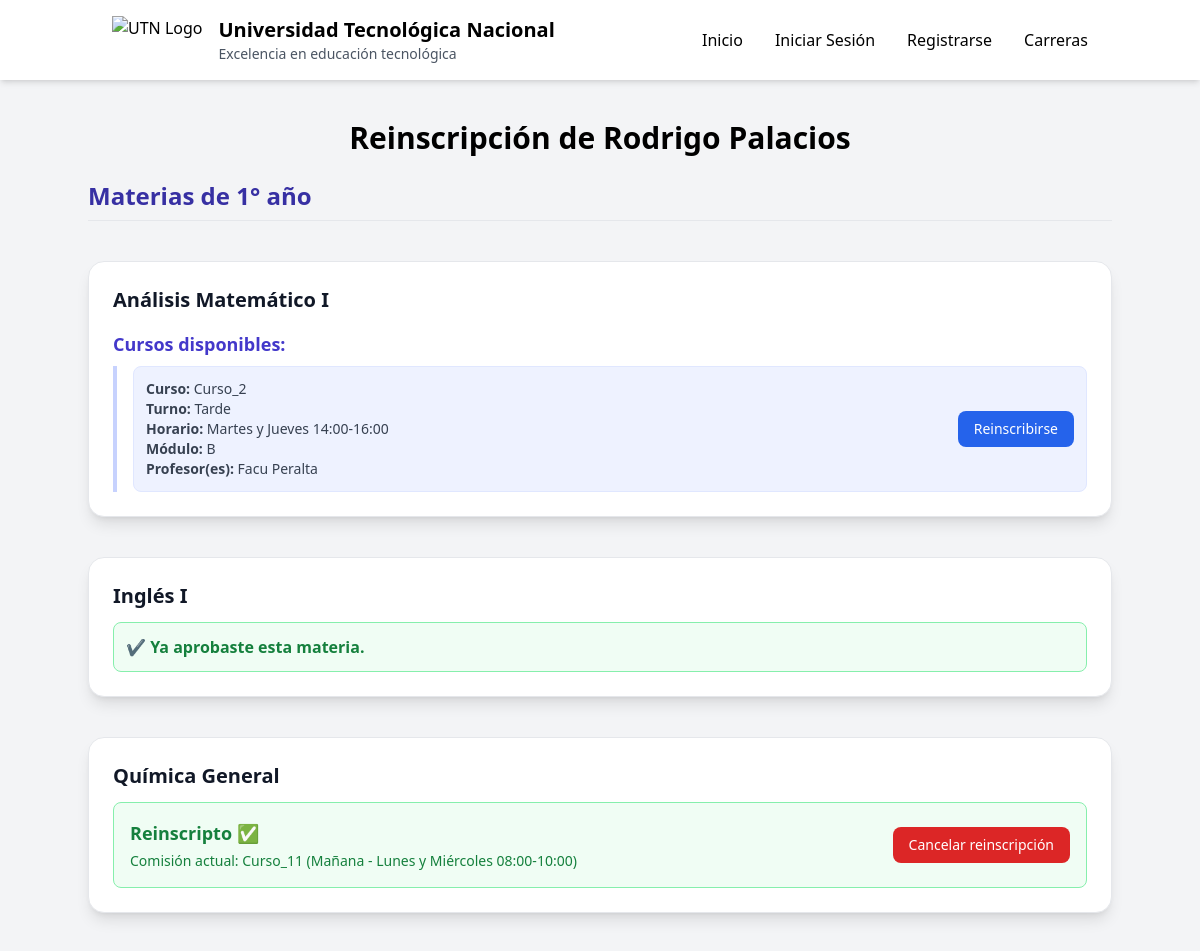
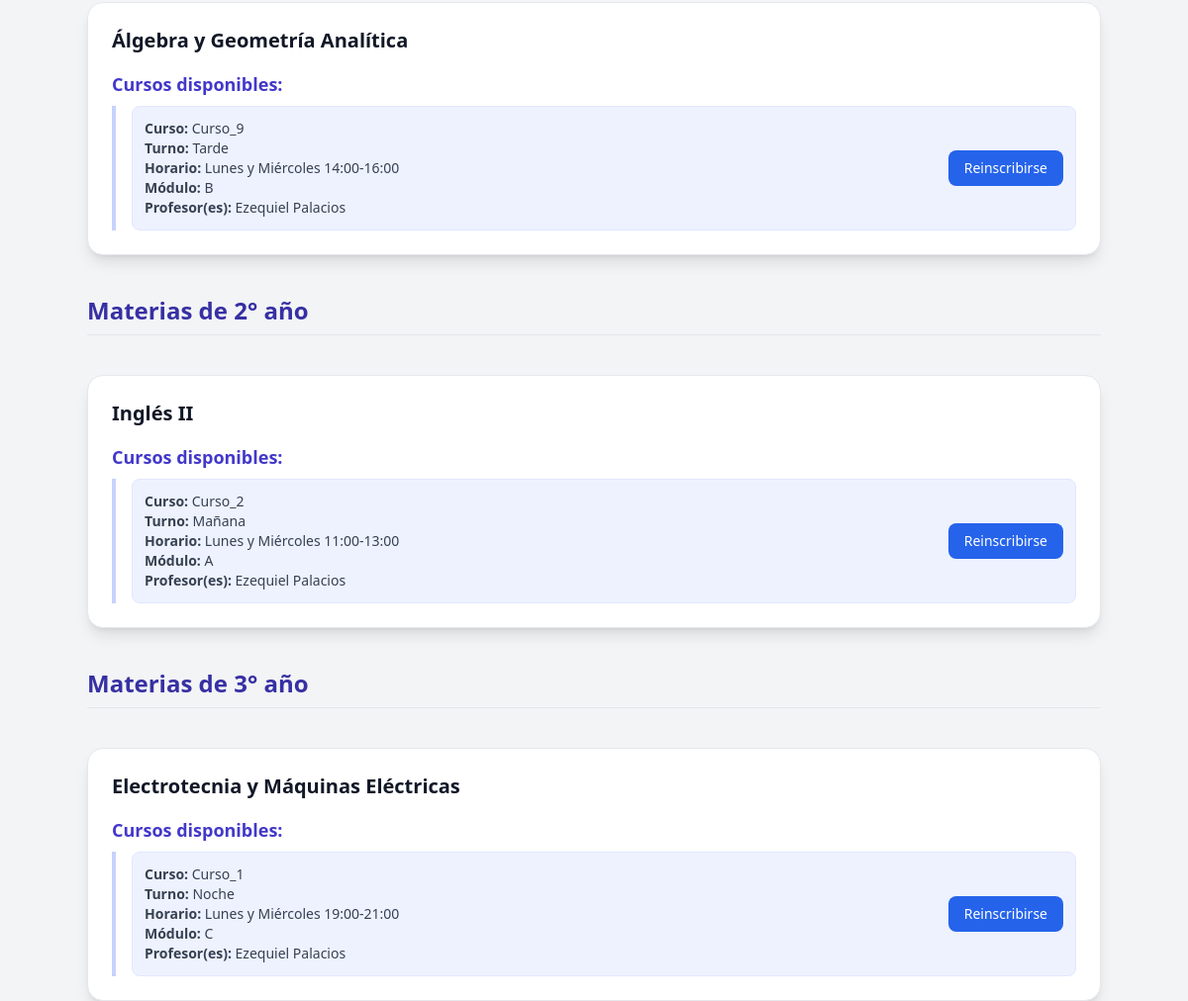
/reinscripcion/19/, run on the app's committed database (2 pictures, top to bottom).
### UTN/models.py (models this page shows, shortened)
class Alumno(models.Model):
    user = models.OneToOneField(settings.AUTH_USER_MODEL, on_delete=models.CASCADE, related_name='alumno', null=True)
    id_alumno = models.AutoField(primary_key=True)
    nombre = models.CharField(max_length=50, default="")
    apellido = models.CharField(max_length=50, default="")
    dni = models.CharField(max_length=20, unique=True, default="")
    email = models.EmailField(default="")
    anio_universitario = models.PositiveIntegerField(validators=[MinValueValidator(1), MaxValueValidator(10)], default=1)
    carrera = models.ForeignKey(Carrera, on_delete=models.CASCADE, related_name='alumnos', null=True, blank=True)

class Materia(models.Model):
    nombre = models.CharField(max_length=100, default="")
    sigla = models.CharField(max_length=10, primary_key=True)
    ciclo_lectivo = models.PositiveIntegerField()
    correlativas_requeridas = models.ManyToManyField('self', blank=True, symmetrical=False, related_name='materias_que_la_requieren', verbose_name='Materias Correlativas Requeridas')
    def get_carreras_admin(self):
        """
        Genera una cadena de texto HTML para mostrar en el Admin con las carreras y sus IDs.
        """
        carreras = self.carreramateria_set.select_related('carrera').all()
        info_carreras = []
        for cm in carreras:
            info_carreras.append(f"{cm.carrera.nombre} (ID: **{cm.carrera.id_carrera}**)")
        return mark_safe("<br>".join(info_carreras))
    get_carreras_admin.short_description = 'Carreras Asociadas'

class MateriaCurso(models.Model):
    id_materia_curso = models.AutoField(primary_key=True)
    curso = models.ForeignKey(Curso, on_delete=models.CASCADE, related_name='materias')
    materia = models.ForeignKey(Materia, on_delete=models.CASCADE, related_name='cursos_ofrecidos')
    Opciones_Turno = [
        ('manana', 'Mañana'),
        ('tarde', 'Tarde'),
        ('noche', 'Noche'),
    ]
    turno_cursado = models.CharField(max_length=10, choices=Opciones_Turno)
    horario = models.CharField(max_length=50)
    modulo = models.CharField(max_length=50)
    grupo = models.CharField(max_length=50, null=True, blank=True)

class Curso(models.Model):
    id_curso = models.AutoField(primary_key=True)
    nombre = models.CharField(max_length=50)
    nivel = models.CharField(max_length=20)
    numero = models.PositiveIntegerField()

class ProfesorMateriaCurso(models.Model):
    id_profesor_mc = models.AutoField(primary_key=True)
    profesor = models.ForeignKey(
        Profesor,
        on_delete=models.CASCADE,
        related_name='materias_asignadas'
    )
    materia_curso = models.ForeignKey(
        MateriaCurso,
        on_delete=models.CASCADE,
        related_name='profesores'
    )
    class Meta:
        unique_together = ('profesor', 'materia_curso')

class Profesor(models.Model):
    id_profesor = models.AutoField(primary_key=True)
    user = models.OneToOneField(settings.AUTH_USER_MODEL, on_delete=models.CASCADE, related_name='profesor', null=True, blank=True)
    nombre = models.CharField(max_length=50)
    apellido = models.CharField(max_length=50)
    email = models.EmailField()

class AlumnoMateriaCurso(models.Model):
    id_alumno_materia_curso = models.AutoField(primary_key=True)
    alumno = models.ForeignKey(
        Alumno,
        on_delete=models.CASCADE,
        related_name='materias_curso'
    )
    materia_curso = models.ForeignKey(
        MateriaCurso,
        on_delete=models.CASCADE,
        related_name='alumnos'
    )
    nota_1 = models.PositiveSmallIntegerField(null=True, blank=True)
    nota_2 = models.PositiveSmallIntegerField(null=True, blank=True)
    nota_3 = models.PositiveSmallIntegerField(null=True, blank=True)
    promedio = models.FloatField(null=True, blank=True)
    nota = models.PositiveSmallIntegerField(null=True, blank=True)
    aprobado = models.BooleanField(default=False)
    finalizado = models.BooleanField(default=False)
    class Meta:
        unique_together = ('alumno', 'materia_curso')

### UTN/views.py (the view)
# urls.py: path('reinscripcion/<int:alumno_id>/', MateriaReinscripcionView.as_view(), name='materia_reinscripcion'),
class MateriaReinscripcionView(TemplateView):
    template_name = "materia/reinscripcion_materia.html"
    def get_context_data(self, **kwargs):
        context = super().get_context_data(**kwargs)
        alumno_id = self.kwargs.get('alumno_id')
        alumno = Alumno.objects.get(id_alumno=alumno_id)
        context['alumno'] = alumno
        materias_carrera = CarreraMateria.objects.filter(
                carrera=alumno.carrera,
                anio__lte=alumno.anio_universitario
            ).select_related('materia')
        materias = [cm.materia for cm in materias_carrera]
        cursos_validos = MateriaCurso.objects.filter(
            materia__in=materias,
            profesores__isnull=False
        ).distinct().order_by(
            'turno_cursado',
            'horario'
        )
        cursos_por_materia = {}
        for curso in cursos_validos:
            cursos_por_materia.setdefault(curso.materia.sigla, []).append(curso)
        materias_validas = materias_carrera.filter(
            materia__in=cursos_validos.values('materia')
        ).order_by('anio', 'materia__nombre')
        materias_reins = AlumnoMateriaCurso.objects.filter(
            alumno=alumno
        ).values_list('materia_curso__materia__sigla', flat=True)
        context['materias_reinscriptas'] = list(materias_reins)
        insc_activas = AlumnoMateriaCurso.objects.filter(
            alumno=alumno
        ).select_related('materia_curso', 'materia_curso__materia')
        context['inscripciones_por_materia'] = {
            ins.materia_curso.materia.sigla: ins for ins in insc_activas
        }
        materias_info = []
        for cm in materias_validas:
            materia = cm.materia
            anio_materia = cm.anio
            estado = "ok"
            mensaje = ""
            aprobada = AlumnoMateriaCurso.objects.filter(
                alumno=alumno,
                materia_curso__materia=materia,
                aprobado=True
            ).exists()
            if aprobada:
                estado = "aprobada"
                mensaje = "Ya aprobaste esta materia."
            else:
                cumple, correlativa_faltante = alumno_cumple_correlativas(
                    alumno,
                    materia
                )
                if not cumple:
                    estado = "correlativa"
                    mensaje = (
                        f"No podés cursar {materia.nombre} "
                        f"sin aprobar {correlativa_faltante.nombre}."
                    )
            materias_info.append({
                "materia": materia,
                "anio": anio_materia,
                "estado": estado,
                "mensaje": mensaje,
                "cursos": cursos_por_materia.get(materia.sigla, [])
            })
        context["materias_info"] = materias_info
        return context

### UTN/models.py (called while the page is built)
def alumno_aprobo_materia(alumno, materia):
    return AlumnoMateriaCurso.objects.filter(
        alumno=alumno,
        materia_curso__materia=materia,
        aprobado=True
    ).exists()

def alumno_cumple_correlativas(alumno, materia):
    correlativas = materia.correlativas_requeridas.all()
    for correlativa in correlativas:
        if not alumno_aprobo_materia(alumno, correlativa):
            return False, correlativa
    return True, None

### UTN/templatetags/custom_filters.py (called while the page is built)
@register.filter
def get_item(dictionary, key):
    return dictionary.get(key)

### UTN/templates/materia/reinscripcion_materia.html (shortened to what this page needs)
{% load custom_filters %}
<!DOCTYPE html>
<html lang="es">
<head>
    <script src="https://cdn.tailwindcss.com"></script>
</head>
<body class="bg-gray-100 min-h-screen">
<nav class="bg-white shadow-md sticky top-0 z-50">
    <div class="container mx-auto px-6 py-4">
        <div class="flex items-center justify-between">
            <div class="flex items-center">
                <img src="https://tse2.mm.bing.net/th/id/OIP.cqBKPdnHYvuLe2CUvTk8EwHaHa?rs=1&pid=ImgDetMain&o=7&rm=3" alt="UTN Logo" class="h-12 mr-4">
                <div>
                    <h1 class="text-xl font-bold">Universidad Tecnológica Nacional</h1>
                    <p class="text-sm text-gray-600">Excelencia en educación tecnológica</p>
                </div>
            </div>
            <div class="hidden md:flex space-x-8">
                <a href="/" class="nav-link font-medium">Inicio</a>
                {% if user.is_authenticated %}
                    {% if user.alumno %}
                        <a href="{% url 'alumno_detail' user.alumno.pk %}" class="nav-link font-medium">
                            {{ user.get_full_name|default:user.username }}
                        </a>
                    {% endif %}
                    <a href="{% url 'logout' %}" class="nav-link font-medium text-red-600 hover:text-red-700">
                        Cerrar Sesión
                    </a>
                {% else %}
                    <a href="{% url 'login' %}" class="nav-link font-medium">Iniciar Sesión</a>
                    <a href="{% url 'register' %}" class="nav-link font-medium">Registrarse</a>
                {% endif %}
                <a href="/carreras/" class="nav-link font-medium">Carreras</a>
            </div>
        </div>
    </div>
</nav>
<div class="max-w-5xl mx-auto mt-10">
    <h1 class="text-3xl font-bold text-center mb-6">
        Reinscripción de {{ alumno.nombre }} {{ alumno.apellido }}
    </h1>
    {% if materias_info %}
        <div class="space-y-10">
            {% for item in materias_info %}
                {% ifchanged item.anio %}
                    <h2 class="text-2xl font-bold text-indigo-800 border-b pb-2">
                        Materias de {{ item.anio }}° año
                    </h2>
                {% endifchanged %}
                {% with materia=item.materia estado=item.estado mensaje=item.mensaje cursos=item.cursos %}
                <div class="bg-white border border-gray-200 rounded-2xl shadow-lg p-6">
                    <h3 class="text-xl font-bold text-gray-900 mb-3">
                        {{ materia.nombre }}
                    </h3>
                    {% if estado == "aprobada" %}
                        <p class="text-green-700 font-bold bg-green-50 border border-green-300 p-3 rounded-lg">
                            ✔ {{ mensaje }}
                        </p>
                    {% elif estado == "correlativa" %}
                        <p class="text-red-600 font-bold bg-red-50 border border-red-300 p-3 rounded-lg">
                            ⛔ {{ mensaje }}
                        </p>
                    {% elif materia.sigla in materias_reinscriptas %}
                        {% with inscripcion=inscripciones_por_materia|get_item:materia.sigla %}
                            <div class="flex flex-col md:flex-row justify-between items-start md:items-center p-4 bg-green-50 border border-green-300 rounded-lg">
                                <div>
                                    <p class="text-green-700 font-bold text-lg mb-1">
                                        Reinscripto ✅
                                    </p>
                                    <p class="text-green-700 text-sm">
                                        Comisión actual:
                                        {{ inscripcion.materia_curso.curso.nombre }}
                                        ({{ inscripcion.materia_curso.get_turno_cursado_display }}
                                        - {{ inscripcion.materia_curso.horario }})
                                    </p>
                                </div>
                                <a href="{% url 'cancelar_reinscripcion' alumno.id_alumno materia.sigla %}"
                                   class="mt-3 md:mt-0 bg-red-600 text-white px-4 py-2 text-sm rounded-lg hover:bg-red-700 transition">
                                    Cancelar reinscripción
                                </a>
                            </div>
                        {% endwith %}
                    {% else %}
                        <h4 class="text-lg font-semibold mt-4 mb-2 text-indigo-700">
                            Cursos disponibles:
                        </h4>
                        <div class="space-y-3 pl-4 border-l-4 border-indigo-200">
                            {% for curso in cursos %}
                                <div class="p-3 bg-indigo-50 rounded-lg border border-indigo-100 flex justify-between items-center">
                                    <div class="flex flex-col text-sm text-gray-700">
                                        <p><strong>Curso:</strong> {{ curso.curso.nombre }}</p>
                                        <p><strong>Turno:</strong> {{ curso.get_turno_cursado_display }}</p>
                                        <p><strong>Horario:</strong> {{ curso.horario }}</p>
                                        <p><strong>Módulo:</strong> {{ curso.modulo }}</p>
                                        <p>
                                            <strong>Profesor(es):</strong>
                                            {% for pmc in curso.profesores.all %}
                                                {{ pmc.profesor.nombre }} {{ pmc.profesor.apellido }}{% if not forloop.last %}, {% endif %}
                                            {% endfor %}
                                        </p>
                                    </div>
                                    <form method="post"
                                          action="{% url 'materia_reinscribir' alumno.id_alumno materia.sigla %}">
                                        <button type="submit"
                                                class="bg-blue-600 text-white px-4 py-2 text-sm rounded-lg hover:bg-blue-700 transition">
                                            Reinscribirse
                                        </button>
                                    </form>
                                </div>
                            {% endfor %}
                        </div>
                    {% endif %}
                </div>
                {% endwith %}
            {% endfor %}
        </div>
    {% else %}
        <p class="text-center text-gray-600">
            No hay materias disponibles para reinscribirse.
        </p>
    {% endif %}
</div>
</body>
</html>

### data on the page
Alumno: nombre "Rodrigo", apellido "Palacios"
Materia: anio "1", materia.nombre "Análisis Matemático I"
MateriaCurso: curso.nombre "Curso_2", turno_cursado "Tarde", horario "Martes y Jueves 14:00-16:00", modulo "B"
ProfesorMateriaCurso: profesor.nombre "Facu", profesor.apellido "Peralta"
Materia: materia.nombre "Inglés I", mensaje "Ya aprobaste esta materia."
Materia: materia.nombre "Química General"
AlumnoMateriaCurso: materia_curso.curso.nombre "Curso_11", materia_curso.turno_cursado "Mañana", materia_curso.horario "Lunes y Miércoles 08:00-10:00"
Materia: materia.nombre "Álgebra y Geometría Analítica"
MateriaCurso: curso.nombre "Curso_9", turno_cursado "Tarde", horario "Lunes y Miércoles 14:00-16:00", modulo "B"
ProfesorMateriaCurso: profesor.nombre "Ezequiel", profesor.apellido "Palacios"
Materia: anio "2", materia.nombre "Inglés II"
MateriaCurso: curso.nombre "Curso_2", turno_cursado "Mañana", horario "Lunes y Miércoles 11:00-13:00", modulo "A"
ProfesorMateriaCurso: profesor.nombre "Ezequiel", profesor.apellido "Palacios"
Materia: anio "3", materia.nombre "Electrotecnia y Máquinas Eléctricas"
MateriaCurso: curso.nombre "Curso_1", turno_cursado "Noche", horario "Lunes y Miércoles 19:00-21:00", modulo "C"
ProfesorMateriaCurso: profesor.nombre "Ezequiel", profesor.apellido "Palacios"
